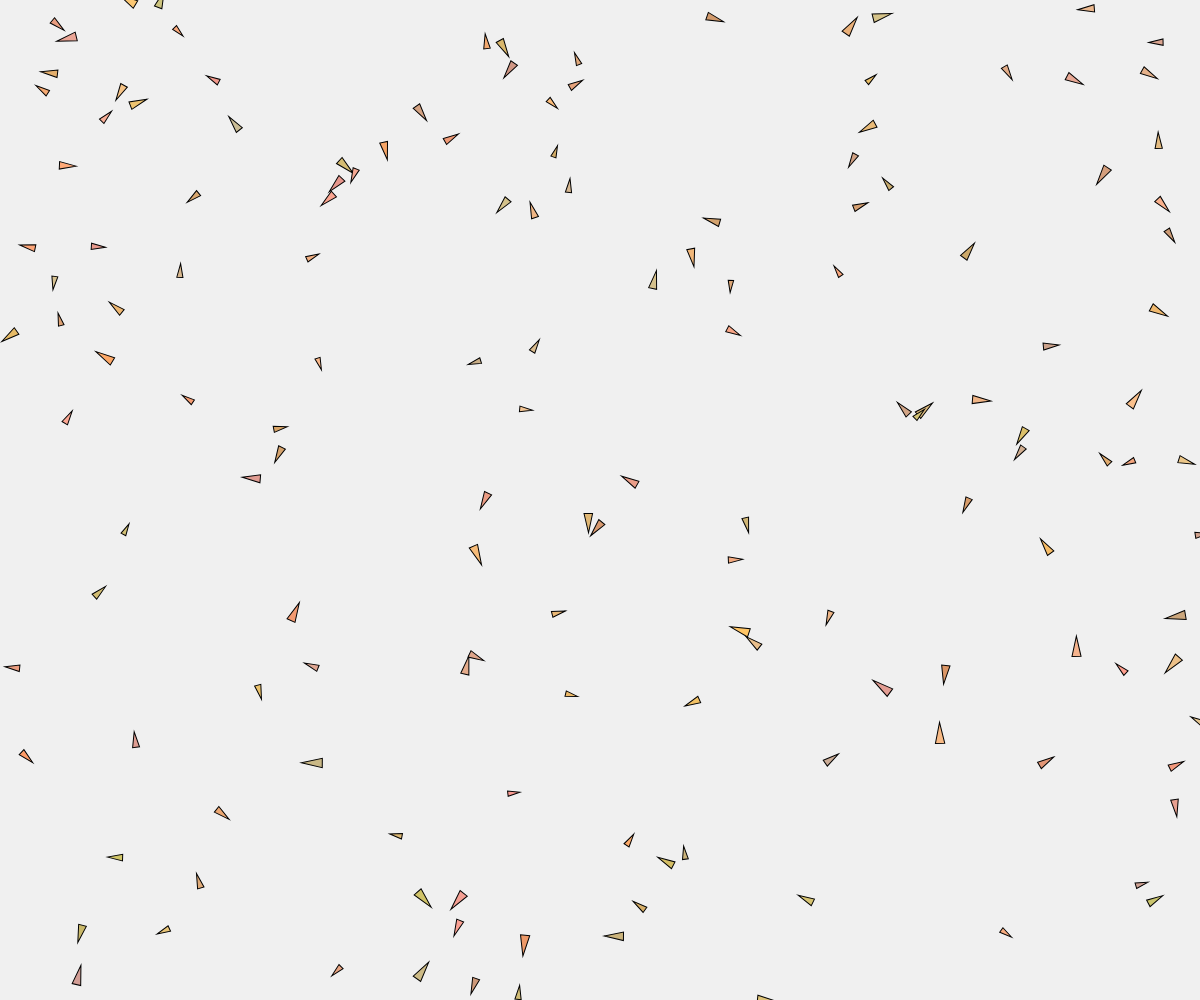
Frame 1 (no input)
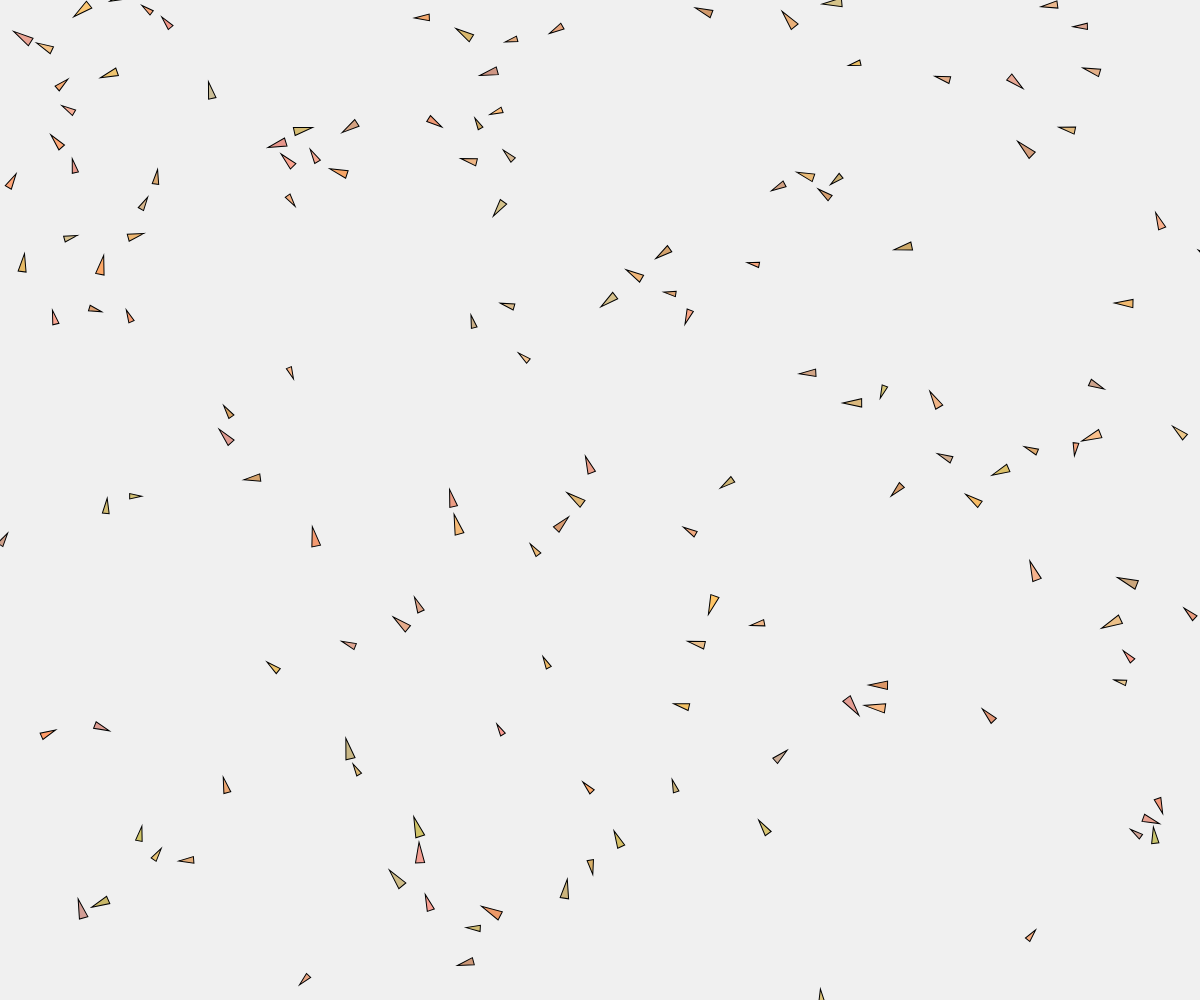
Frame 60 (no input)
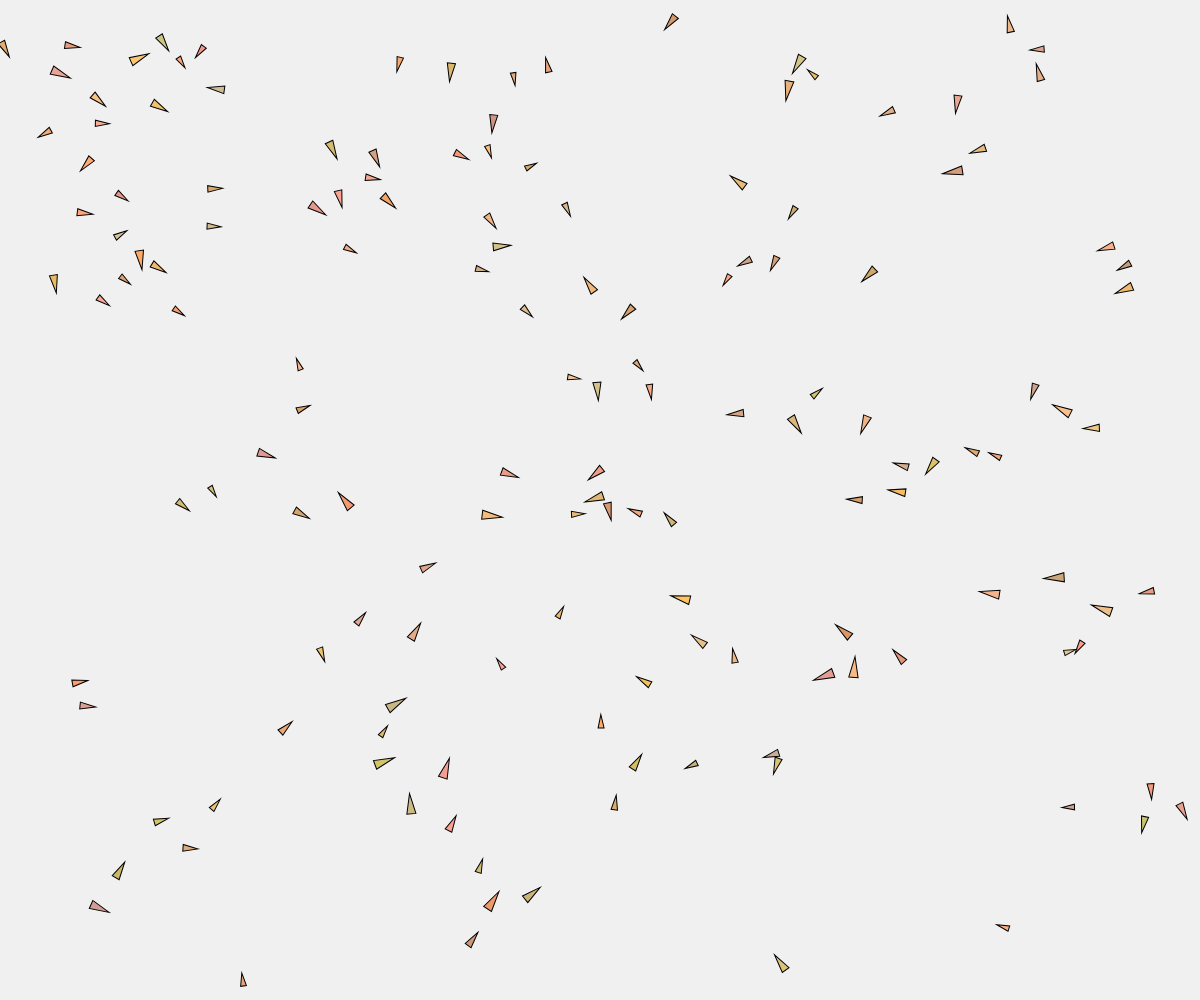
Frame 120 (the mouse pressed at the canvas centre since frame 60)

The p5.js sketch that drew these frames (run headless with seeded random() and noise() and a simulated clock; from frame 60 on, the mouse is pressed at the canvas centre):

// p5.js sketch
// ── sketch.js
let planes = [];
const numPlanes = 150;
const flockingRadius = 80;
const separationDistance = 25;
const maxSpeed = 2;
const maxForce = 0.05;
let target;

function setup() {
  createCanvas(windowWidth, windowHeight);
  // Initialize paper airplane shapes
  for (let i = 0; i < numPlanes; i++) {
    planes.push({
      pos: createVector(random(width), random(height)),
      vel: p5.Vector.random2D().mult(random(1, maxSpeed)),
      acc: createVector(0, 0),
      size: random(8, 14),
      angle: random(TWO_PI),
      erratic: random(0.1, 0.5), // Random erratic factor
      color: color(random(200, 255), random(150, 200), random(100, 150))
    });
  }
  target = createVector(width / 2, height / 2);
}

function draw() {
  background(240);

  // Update target to follow mouse
  target.set(mouseX, mouseY);

  for (let plane of planes) {
    // Apply flocking behaviors
    let sep = separate(plane);
    let ali = align(plane);
    let coh = cohesion(plane);
    let arr = arrive(plane, target);

    // Weight the forces
    sep.mult(2.5);
    ali.mult(1.0);
    coh.mult(1.0);
    arr.mult(1.5);

    // Apply forces
    plane.acc.add(sep);
    plane.acc.add(ali);
    plane.acc.add(coh);
    plane.acc.add(arr);

    // Add more erratic movement to velocity
    let erraticForce = p5.Vector.random2D().mult(plane.erratic * 2);
    plane.acc.add(erraticForce);

    // Update velocity and position
    plane.vel.add(plane.acc);
    plane.vel.limit(maxSpeed);
    plane.pos.add(plane.vel);
    plane.acc.mult(0);

    // Wrap around edges
    if (plane.pos.x > width + 20) plane.pos.x = -20;
    else if (plane.pos.x < -20) plane.pos.x = width + 20;
    if (plane.pos.y > height + 20) plane.pos.y = -20;
    else if (plane.pos.y < -20) plane.pos.y = height + 20;

    // Draw the paper airplane
    push();
    translate(plane.pos.x, plane.pos.y);
    rotate(plane.vel.heading());
    fill(plane.color);
    stroke(0);
    strokeWeight(1);
    beginShape();
    vertex(plane.size, 0);
    vertex(-plane.size/2, -plane.size/3);
    vertex(-plane.size/2, plane.size/3);
    endShape(CLOSE);
    pop();
  }
}

function separate(plane) {
  let steer = createVector(0, 0);
  let count = 0;
  for (let other of planes) {
    let d = p5.Vector.dist(plane.pos, other.pos);
    if (d > 0 && d < separationDistance) {
      let diff = p5.Vector.sub(plane.pos, other.pos);
      diff.normalize();
      diff.div(d); // Weight by distance
      steer.add(diff);
      count++;
    }
  }

  if (count > 0) {
    steer.div(count);
    steer.normalize();
    steer.mult(maxSpeed);
    steer.sub(plane.vel);
    steer.limit(maxForce);
  }

  return steer;
}

function align(plane) {
  let sum = createVector(0, 0);
  let count = 0;
  for (let other of planes) {
    let d = p5.Vector.dist(plane.pos, other.pos);
    if (d > 0 && d < flockingRadius) {
      sum.add(other.vel);
      count++;
    }
  }

  if (count > 0) {
    sum.div(count);
    sum.normalize();
    sum.mult(maxSpeed);
    let steer = p5.Vector.sub(sum, plane.vel);
    steer.limit(maxForce);
    return steer;
  } else {
    return createVector(0, 0);
  }
}

function cohesion(plane) {
  let sum = createVector(0, 0);
  let count = 0;
  for (let other of planes) {
    let d = p5.Vector.dist(plane.pos, other.pos);
    if (d > 0 && d < flockingRadius) {
      sum.add(other.pos);
      count++;
    }
  }

  if (count > 0) {
    sum.div(count);
    return arrive(plane, sum);
  } else {
    return createVector(0, 0);
  }
}

function arrive(plane, target) {
  let desired = p5.Vector.sub(target, plane.pos);
  let d = desired.mag();
  if (d > 0) {
    desired.normalize();
    if (d < 100) {
      let m = map(d, 0, 100, 0, maxSpeed);
      desired.mult(m);
    } else {
      desired.mult(maxSpeed);
    }
    let steer = p5.Vector.sub(desired, plane.vel);
    steer.limit(maxForce);
    return steer;
  } else {
    return createVector(0, 0);
  }
}

function windowResized() {
  resizeCanvas(windowWidth, windowHeight);
}
